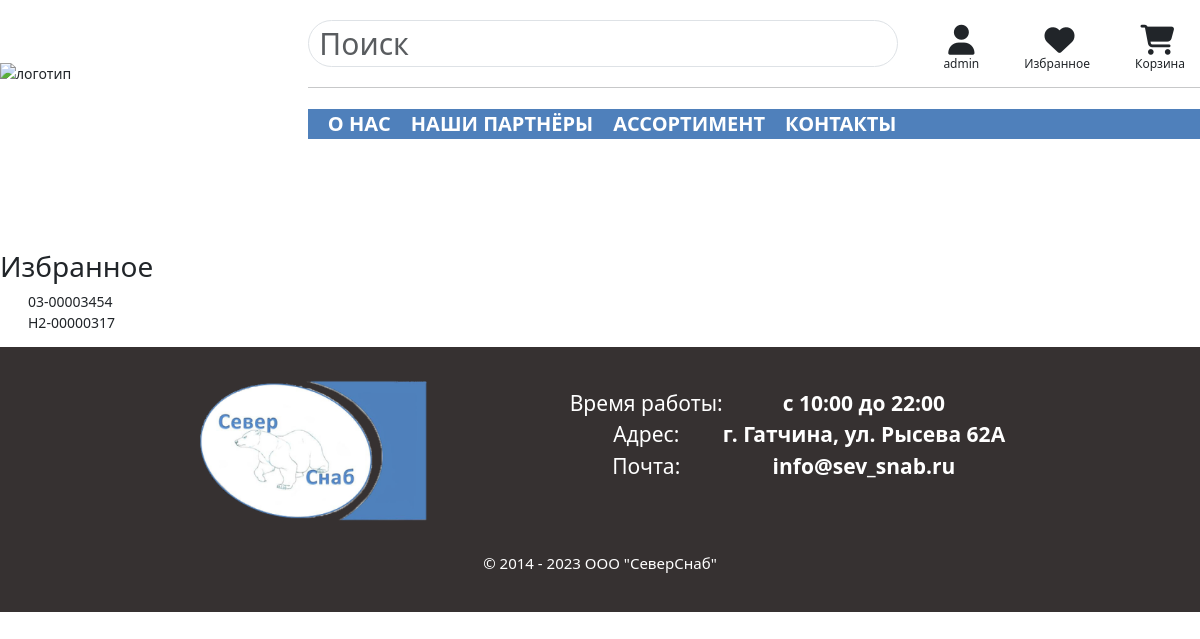
The app's page /account/favorite_list (signed in), older data.
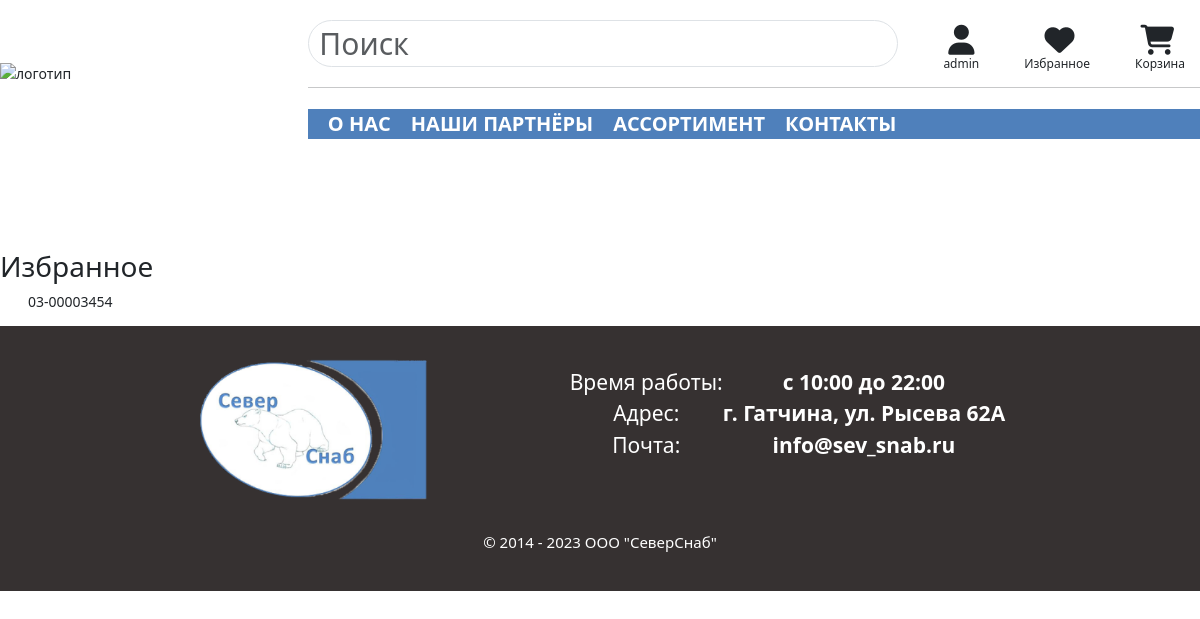
The same page, newer data.
### shop/models.py (models this page shows, shortened)
class Product(models.Model):
    code = models.CharField(max_length=100, primary_key=True, default=0, db_index=True)
    vendor_code = models.CharField(max_length=100, unique=True, null=True, blank=True, db_index=True)
    brand = models.ForeignKey(Brand, on_delete=models.CASCADE, null=True)
    name_m = models.CharField(max_length=200, null=True, db_index=True)
    name = models.CharField(max_length=200, db_index=True)
    visual_name = models.CharField(max_length=200, null=True, blank=True)
    category = models.ManyToManyField(Category)
    oiltype = models.ForeignKey(OilType, on_delete=models.CASCADE, blank=True, null=True, default='-')
    viscosity = models.ManyToManyField(Viscosity, blank=True, null=True, default='-')
    compound = models.ForeignKey(Compound, on_delete=models.CASCADE, blank=True, null=True, default='-')
    fuel = models.ManyToManyField(Fuel, blank=True, default='-')
    transmission = models.ManyToManyField(Transmission, blank=True, default='-')
    volume = models.IntegerField(null=True, blank=True, default='-')
    description = models.TextField(null=True, blank=True, default='-')
    stock = models.PositiveIntegerField(default=0)
    price = models.DecimalField(max_digits=10, decimal_places=2)
    available = models.BooleanField(default=True)
    security_pasport = models.CharField(max_length=300, null=True, blank=True)
    tech_desc = models.CharField(max_length=300, null=True, blank=True)
    is_favorite = models.BooleanField(default=False)
    img = ProcessedImageField(upload_to='shop/img/products',
                              processors=[ResizeToFit(245.69, 317.97)],
                              options={'quality': 90},null=True, blank=True)
    def __str__(self):
        return self.code

### favorites/views.py (the view)
# urls.py: path('favorite_list', fav_views.show_favorites_list, name='favorite-list'),
@login_required
def show_favorites_list(request):
    favorites = Favorite.objects.get(user=request.user)
    data = {
        'favorites': favorites,
    }
    return render(request, 'favorites_list.html', data)

### cart/cart.py (called while the page is built)
    def __len__(self):
        return sum(item['quantity'] for item in self.cart.values())

### cart/context_processors.py (called while the page is built)
def cart(request):
    return {'cart': Cart(request)}

### favorites/templates/favorites_list.html (shortened to what this page needs)
{% extends 'shop/base.html' %}
{% load static %}
{% block content %}
    <h2>Избранное</h2>
        <ul>
            {% for fav in favorites.products.all %}
            <li>{{ fav }}</li>
            {% endfor %}
        </ul>
{% endblock %}

Row changes from the older to the newer data that the page shows:
no longer on this page (row edited): Product: code "Н2-00000317"
